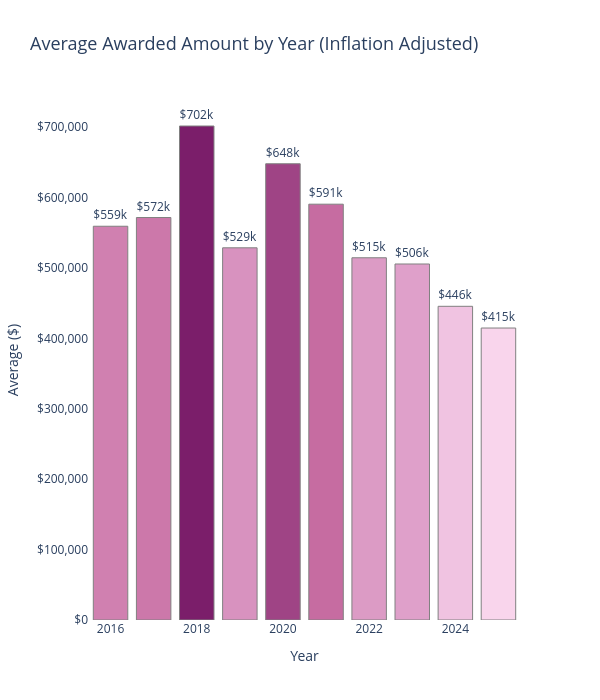

The cell this chart's notebook holds for it:
### Code cell
import plotly.express as px

# Create new column with simplified $XXXk labels
award_stats_by_year_pd['Average_k'] = (
    award_stats_by_year_pd['Average'] / 1000
).round().astype(int).astype(str) + 'k'

# Plot with funding-based warm-purple gradient
fig = px.bar(
    award_stats_by_year_pd,
    x='Year',
    y='Average',
    text='Average_k',
    title='Average Awarded Amount by Year (Inflation Adjusted)',
    labels={'Average': 'Average ($)', 'Year': 'Year'},
    color='Average',
    color_continuous_scale=[
        [0.0, "#f9d5ec"],   # soft pink-lavender
        [0.3, "#e0a3cc"],   # warm lilac
        [0.6, "#c86fa3"],   # rich magenta-purple
        [1.0, "#7b1e6a"]    # deep wine purple
    ]
)

# Annotate and wrap in thin grey border
fig.update_traces(
    texttemplate='$%{text}',
    textposition='outside',
    marker_line_width=1,
    marker_line_color='gray'
)

# Clean layout: tall & narrow with clean formatting
fig.update_layout(
    width=600,
    height=700,
    yaxis_title='Average ($)',
    xaxis_title='Year',
    yaxis_tickformat='$,.0f',
    plot_bgcolor='white',
    title_font_size=18,
    uniformtext_minsize=8,
    uniformtext_mode='hide',
    coloraxis_showscale=False  # Hide the color bar
)

fig.show()

### Figure 1 — Plotly figure (JSON) as saved in the notebook; plotly's stock layout.template omitted (floating-point values rounded to 4 significant figures)
{"data": [{"hovertemplate": "Year=%{x}<br>Average ($)=%{marker.color}<br>Average_k=%{text}<extra></extra>", "legendgroup": "", "marker": {"color": [559400.0, 571800.0, 701800.0, 528800.0, 648200.0, 590700.0, 514600.0, 505800.0, 445700.0, 414800.0], "coloraxis": "coloraxis", "line": {"color": "gray", "width": 1}, "pattern": {"shape": ""}}, "name": "", "orientation": "v", "showlegend": false, "text": ["559k", "572k", "702k", "529k", "648k", "591k", "515k", "506k", "446k", "415k"], "textposition": "outside", "texttemplate": "$%{text}", "type": "bar", "x": [2016, 2017, 2018, 2019, 2020, 2021, 2022, 2023, 2024, 2025], "xaxis": "x", "y": [559400.0, 571800.0, 701800.0, 528800.0, 648200.0, 590700.0, 514600.0, 505800.0, 445700.0, 414800.0], "yaxis": "y"}], "layout": {"barmode": "relative", "coloraxis": {"colorbar": {"title": {"text": "Average ($)"}}, "colorscale": [[0, "#f9d5ec"], [0.3, "#e0a3cc"], [0.6, "#c86fa3"], [1, "#7b1e6a"]], "showscale": false}, "height": 700, "legend": {"tracegroupgap": 0}, "plot_bgcolor": "white", "title": {"font": {"size": 18}, "text": "Average Awarded Amount by Year (Inflation Adjusted)"}, "uniformtext": {"minsize": 8, "mode": "hide"}, "width": 600, "xaxis": {"anchor": "y", "domain": [0, 1], "title": {"text": "Year"}}, "yaxis": {"anchor": "x", "domain": [0, 1], "tickformat": "$,.0f", "title": {"text": "Average ($)"}}}}
